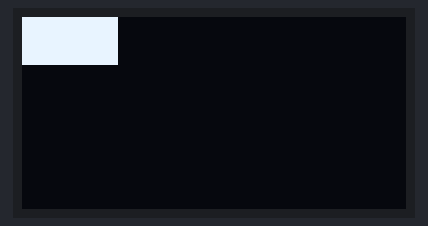
The sketch below on a simulated Arduino Uno, built with avr-gcc and run on an emulated ATmega328P. Shown: 128×64 one-colour display. The display library's start-up logo is not drawn.

Above: at 0.1 s.

The sketch:

AnimationClock.ino
```cpp
#include <SPI.h>
#include <Wire.h>
#include <Adafruit_GFX.h>
#include <Adafruit_SSD1306.h>

#define SCREEN_WIDTH 128 // OLED display width, in pixels
#define SCREEN_HEIGHT 64 // OLED display height, in pixels

// Declaration for an SSD1306 display connected to I2C (SDA, SCL pins)
// The pins for I2C are defined by the Wire-library.
// On an arduino UNO:       A4(SDA), A5(SCL)
// On an arduino MEGA 2560: 20(SDA), 21(SCL)
// On an arduino LEONARDO:   2(SDA),  3(SCL), ...
#define OLED_RESET     -1 // Reset pin # (or -1 if sharing Arduino reset pin)
#define SCREEN_ADDRESS 0x3C ///< See datasheet for Address; 0x3D for 128x64, 0x3C for 128x32
Adafruit_SSD1306 display(SCREEN_WIDTH, SCREEN_HEIGHT, &Wire, OLED_RESET);

#define MAX_FRAME 12
// 'frame_00_delay-0', 32x16px
const unsigned char epd_bitmap_frame_00_delay_0 [] PROGMEM = {
	0x00, 0x00, 0x00, 0x00, 0x04, 0x00, 0x00, 0x00, 0x30, 0x03, 0x80, 0x00, 0x00, 0x01, 0xc0, 0x00,
	0x00, 0x07, 0xc0, 0x00, 0x00, 0x06, 0x00, 0x00, 0x00, 0x06, 0x00, 0x00, 0x00, 0x04, 0x00, 0x00,
	0x00, 0x00, 0x00, 0x00, 0x00, 0x00, 0x00, 0x00, 0x00, 0x00, 0x00, 0x00, 0x00, 0x0a, 0xa8, 0x00,
	0x00, 0x2b, 0xa8, 0x00, 0x00, 0x0a, 0x28, 0x00, 0x00, 0x00, 0x00, 0x00, 0x00, 0x00, 0x00, 0x00
};
// 'frame_01_delay-0', 32x16px
const unsigned char epd_bitmap_frame_01_delay_0 [] PROGMEM = {
	0x00, 0x00, 0x00, 0x00, 0x08, 0x00, 0x00, 0x00, 0x20, 0x01, 0x80, 0x00, 0x00, 0x01, 0x80, 0x00,
	0x00, 0x03, 0xc0, 0x00, 0x00, 0x01, 0xc0, 0x00, 0x00, 0x01, 0xe0, 0x00, 0x00, 0x0d, 0xa0, 0x00,
	0x00, 0x09, 0xb0, 0x00, 0x00, 0x0f, 0xf0, 0x00, 0x00, 0x00, 0x00, 0x00, 0x1d, 0xff, 0xba, 0xf8,
	0x15, 0xbd, 0x7b, 0xf8, 0x1f, 0xe7, 0xee, 0xf8, 0x00, 0x00, 0x00, 0x00, 0x00, 0x00, 0x00, 0x00
};
// 'frame_02_delay-0', 32x16px
const unsigned char epd_bitmap_frame_02_delay_0 [] PROGMEM = {
	0x00, 0x00, 0x00, 0x00, 0x00, 0x00, 0x00, 0x04, 0x20, 0x01, 0x80, 0x00, 0x00, 0x01, 0x80, 0x00,
	0x00, 0x03, 0xc0, 0x00, 0x00, 0x03, 0xc0, 0x00, 0x00, 0x07, 0xe0, 0x00, 0x00, 0x0d, 0xa0, 0x00,
	0x00, 0x09, 0xb0, 0x00, 0x00, 0x0f, 0xf0, 0x00, 0x00, 0x00, 0x00, 0x00, 0x15, 0xdf, 0x7f, 0xf8,
	0x1d, 0xb6, 0xbe, 0xf8, 0x3f, 0x9e, 0xff, 0xf8, 0x00, 0x00, 0x00, 0x00, 0x00, 0x00, 0x00, 0x00
};
// 'frame_03_delay-0', 32x16px
const unsigned char epd_bitmap_frame_03_delay_0 [] PROGMEM = {
	0x00, 0x00, 0x00, 0x00, 0x00, 0x00, 0x00, 0x04, 0x20, 0x01, 0x00, 0x00, 0x00, 0x01, 0x80, 0x00,
	0x00, 0x03, 0xc0, 0x00, 0x00, 0x03, 0xc0, 0x00, 0x00, 0x07, 0xe0, 0x00, 0x00, 0x0d, 0xa0, 0x00,
	0x00, 0x09, 0xb0, 0x00, 0x00, 0x0f, 0xf0, 0x00, 0x00, 0x00, 0x00, 0x00, 0x3d, 0xdf, 0x7f, 0xfc,
	0x2d, 0x57, 0x5e, 0xfc, 0x3f, 0x5e, 0x7f, 0xf8, 0x00, 0x00, 0x00, 0x00, 0x00, 0x00, 0x00, 0x00
};
// 'frame_04_delay-0', 32x16px
const unsigned char epd_bitmap_frame_04_delay_0 [] PROGMEM = {
	0x00, 0x00, 0x00, 0x00, 0x00, 0x00, 0x00, 0x04, 0x20, 0x01, 0x00, 0x00, 0x00, 0x01, 0x80, 0x00,
	0x00, 0x03, 0xc0, 0x00, 0x00, 0x03, 0xc0, 0x00, 0x00, 0x07, 0xe0, 0x00, 0x00, 0x0d, 0x20, 0x00,
	0x00, 0x09, 0xb0, 0x00, 0x00, 0x0f, 0xf0, 0x00, 0x00, 0x00, 0x00, 0x00, 0x3d, 0xdf, 0x7f, 0xf8,
	0x2d, 0x57, 0x5e, 0xfc, 0x3f, 0x5e, 0x7f, 0xf8, 0x00, 0x00, 0x00, 0x00, 0x00, 0x00, 0x00, 0x00
};
// 'frame_05_delay-0', 32x16px
const unsigned char epd_bitmap_frame_05_delay_0 [] PROGMEM = {
	0x00, 0x00, 0x00, 0x00, 0x00, 0x00, 0x00, 0x04, 0x20, 0x01, 0x00, 0x00, 0x00, 0x01, 0x80, 0x00,
	0x00, 0x03, 0xc0, 0x00, 0x00, 0x03, 0xc0, 0x00, 0x00, 0x05, 0xe0, 0x00, 0x00, 0x0d, 0x20, 0x00,
	0x00, 0x09, 0xb0, 0x00, 0x00, 0x0f, 0xf0, 0x00, 0x00, 0x00, 0x00, 0x00, 0x3d, 0xdf, 0x7f, 0xfc,
	0x2d, 0x57, 0x5e, 0xfc, 0x3f, 0x5e, 0x7f, 0xf8, 0x00, 0x00, 0x00, 0x00, 0x00, 0x00, 0x00, 0x00
};
// 'frame_06_delay-0', 32x16px
const unsigned char epd_bitmap_frame_06_delay_0 [] PROGMEM = {
	0x00, 0x00, 0x00, 0x00, 0x00, 0x00, 0x00, 0x04, 0x20, 0x01, 0x00, 0x00, 0x00, 0x01, 0x80, 0x00,
	0x00, 0x03, 0xc0, 0x00, 0x00, 0x03, 0xc0, 0x00, 0x00, 0x07, 0xe0, 0x00, 0x00, 0x0d, 0x20, 0x00,
	0x00, 0x09, 0xb0, 0x00, 0x00, 0x0f, 0xf0, 0x00, 0x00, 0x00, 0x00, 0x00, 0x1d, 0xdf, 0x7f, 0xf8,
	0x2d, 0x57, 0x5e, 0xfc, 0x3f, 0x5e, 0x7f, 0xf8, 0x00, 0x00, 0x00, 0x00, 0x00, 0x00, 0x00, 0x00
};
// 'frame_07_delay-0', 32x16px
const unsigned char epd_bitmap_frame_07_delay_0 [] PROGMEM = {
	0x00, 0x00, 0x00, 0x00, 0x00, 0x00, 0x00, 0x04, 0x20, 0x01, 0x00, 0x00, 0x00, 0x01, 0x80, 0x00,
	0x00, 0x03, 0xc0, 0x00, 0x00, 0x03, 0xc0, 0x00, 0x00, 0x07, 0xe0, 0x00, 0x00, 0x0d, 0xa0, 0x00,
	0x00, 0x09, 0xb0, 0x00, 0x00, 0x0f, 0xf0, 0x00, 0x00, 0x00, 0x00, 0x00, 0x3d, 0xdf, 0x7f, 0xfc,
	0x2d, 0x57, 0x5e, 0xfc, 0x3f, 0x5e, 0x7f, 0xf8, 0x00, 0x00, 0x00, 0x00, 0x00, 0x00, 0x00, 0x00
};
// 'frame_08_delay-0', 32x16px
const unsigned char epd_bitmap_frame_08_delay_0 [] PROGMEM = {
	0x00, 0x00, 0x00, 0x00, 0x00, 0x00, 0x00, 0x04, 0x20, 0x01, 0x00, 0x00, 0x00, 0x01, 0x80, 0x00,
	0x00, 0x03, 0xc0, 0x00, 0x00, 0x03, 0xc0, 0x00, 0x00, 0x05, 0xe0, 0x00, 0x00, 0x0d, 0xa0, 0x00,
	0x00, 0x19, 0xb0, 0x00, 0x00, 0x0f, 0xf0, 0x00, 0x00, 0x00, 0x00, 0x00, 0x3d, 0xdf, 0x7f, 0xfc,
	0x2d, 0x57, 0x5e, 0xf8, 0x3f, 0x5e, 0x7f, 0xfc, 0x00, 0x00, 0x00, 0x00, 0x00, 0x00, 0x00, 0x00
};
// 'frame_09_delay-0', 32x16px
const unsigned char epd_bitmap_frame_09_delay_0 [] PROGMEM = {
	0x00, 0x00, 0x00, 0x00, 0x00, 0x00, 0x00, 0x04, 0x20, 0x01, 0x00, 0x00, 0x00, 0x01, 0x80, 0x00,
	0x00, 0x03, 0xc0, 0x00, 0x00, 0x03, 0xc0, 0x00, 0x00, 0x07, 0xe0, 0x00, 0x00, 0x0d, 0xa0, 0x00,
	0x00, 0x09, 0xb0, 0x00, 0x00, 0x0f, 0xf0, 0x00, 0x00, 0x00, 0x00, 0x00, 0x1d, 0xdf, 0x7f, 0xf8,
	0x2d, 0x57, 0x5e, 0xfc, 0x3f, 0x5e, 0x7f, 0xf8, 0x00, 0x00, 0x00, 0x00, 0x00, 0x00, 0x00, 0x00
};
// 'frame_10_delay-0', 32x16px
const unsigned char epd_bitmap_frame_10_delay_0 [] PROGMEM = {
	0x00, 0x00, 0x00, 0x00, 0x00, 0x00, 0x00, 0x04, 0x20, 0x01, 0x00, 0x00, 0x00, 0x01, 0x80, 0x00,
	0x00, 0x03, 0xc0, 0x00, 0x00, 0x03, 0xc0, 0x00, 0x00, 0x07, 0xe0, 0x00, 0x00, 0x0d, 0xa0, 0x00,
	0x00, 0x09, 0xb0, 0x00, 0x00, 0x0f, 0xf0, 0x00, 0x00, 0x00, 0x00, 0x00, 0x3d, 0xdf, 0x7f, 0xfc,
	0x2d, 0x57, 0x5e, 0xfc, 0x1f, 0x5e, 0x7f, 0xf8, 0x00, 0x00, 0x00, 0x00, 0x00, 0x00, 0x00, 0x00
};
// 'frame_11_delay-0', 32x16px
const unsigned char epd_bitmap_frame_11_delay_0 [] PROGMEM = {
	0x00, 0x00, 0x00, 0x00, 0x00, 0x00, 0x00, 0x04, 0x20, 0x01, 0x00, 0x00, 0x00, 0x01, 0x80, 0x00,
	0x00, 0x03, 0xc0, 0x00, 0x00, 0x03, 0xc0, 0x00, 0x00, 0x05, 0xe0, 0x00, 0x00, 0x0d, 0xa0, 0x00,
	0x00, 0x09, 0xb0, 0x00, 0x00, 0x0f, 0xf0, 0x00, 0x00, 0x00, 0x00, 0x00, 0x3d, 0xdf, 0x7f, 0xfc,
	0x2d, 0x57, 0x5e, 0xfc, 0x3f, 0x5e, 0x7f, 0xf8, 0x00, 0x00, 0x00, 0x00, 0x00, 0x00, 0x00, 0x00
};


// Array of all bitmaps for convenience. (Total bytes used to store images in PROGMEM = 960)
const int epd_bitmap_allArray_LEN = 12;
const unsigned char* error[12] = {
	epd_bitmap_frame_00_delay_0,
	epd_bitmap_frame_01_delay_0,
	epd_bitmap_frame_02_delay_0,
	epd_bitmap_frame_03_delay_0,
	epd_bitmap_frame_04_delay_0,
	epd_bitmap_frame_05_delay_0,
	epd_bitmap_frame_06_delay_0,
	epd_bitmap_frame_07_delay_0,
	epd_bitmap_frame_08_delay_0,
	epd_bitmap_frame_09_delay_0,
	epd_bitmap_frame_10_delay_0,
	epd_bitmap_frame_11_delay_0
};


void setup() {
  display.begin(SSD1306_SWITCHCAPVCC, 0x3C);
  display.display();
  display.clearDisplay();
  display.setTextSize(0);

  display.setFont();

  display.setTextColor(WHITE);

}
#define DELAY 0
#define MARGEN_X 0
#define MARGEN_Y 0


void showGift(const unsigned char* animation[MAX_FRAME],bool resetGift){
  static int i = 0;
  display.clearDisplay();
  display.drawBitmap(MARGEN_X, MARGEN_Y,animation[i++],32,16, 1);
  display.display();
  delay(DELAY);
  if(i>=MAX_FRAME-1)
    i = 0;
}

void loop() {

  showGift(epd_bitmap_frame_11_delay_0[11],false);
}
```

Measured:
- what the display in image 0 shows lasts 0.5 s, from 0.1 s to 0.6 s
